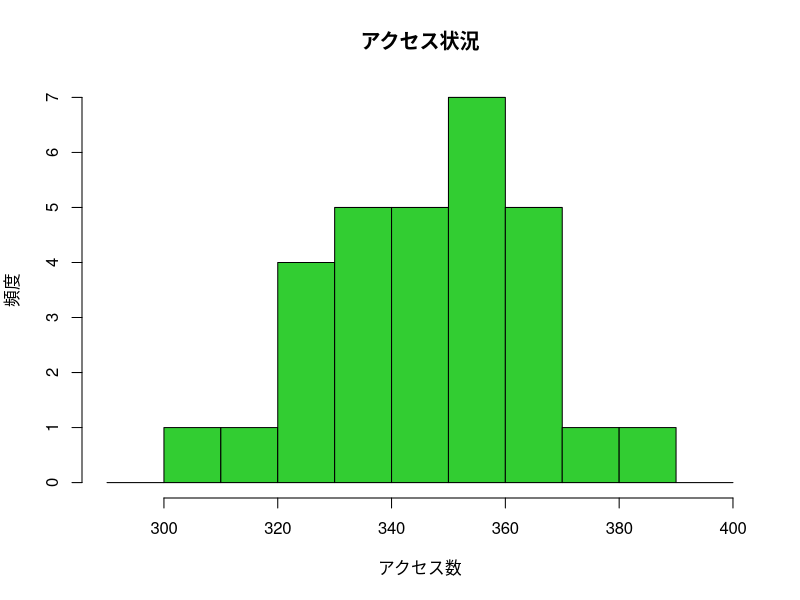

Write the R code that produced this figure.
# access.csvをtblに代入
tbl <- read.csv("access.csv", encoding="UTF-8")

# 階級の幅をbyに代入
cl <- 10
# 最小値、最大値を求める
fn <- fivenum(tbl$アクセス数)
# 最小値の上位2桁で丸め、階級幅×2を引いてminに代入
min <- signif(fn[1], 2) - cl * 2
# 最大値に階級幅×2を加えてmaxに代入
max <- fn[5] + cl * 2

hist(
  tbl$アクセス数,        # ヒストグラムにするデータを指定
  breaks = seq(          # シーケンスを持つベクトルを作成
    min,                 # 下限値
    max,                 # 上限値
    by = cl              # 階級の幅
  ),
  main = "アクセス状況", # タイトルを設定
  xlab = "アクセス数",   # 横軸の項目名を設定
  ylab = "頻度",         # 縦軸の項目名を設定
  col="limegreen"        # 棒グラフの色を設定
)
